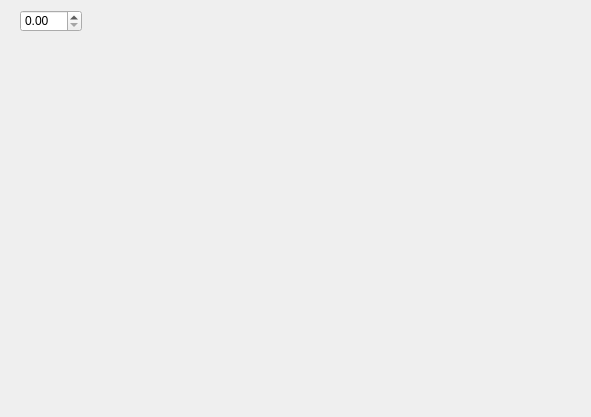
<?xml version="1.0" encoding="UTF-8"?>
<ui version="4.0">
 <class>ImageWidget</class>
 <widget class="QWidget" name="ImageWidget">
  <property name="geometry">
   <rect>
    <x>0</x>
    <y>0</y>
    <width>591</width>
    <height>417</height>
   </rect>
  </property>
  <property name="windowTitle">
   <string>Form</string>
  </property>
  <widget class="QDoubleSpinBox" name="doubleSpinBox">
   <property name="geometry">
    <rect>
     <x>20</x>
     <y>10</y>
     <width>62</width>
     <height>22</height>
    </rect>
   </property>
  </widget>
 </widget>
 <resources/>
 <connections/>
</ui>
